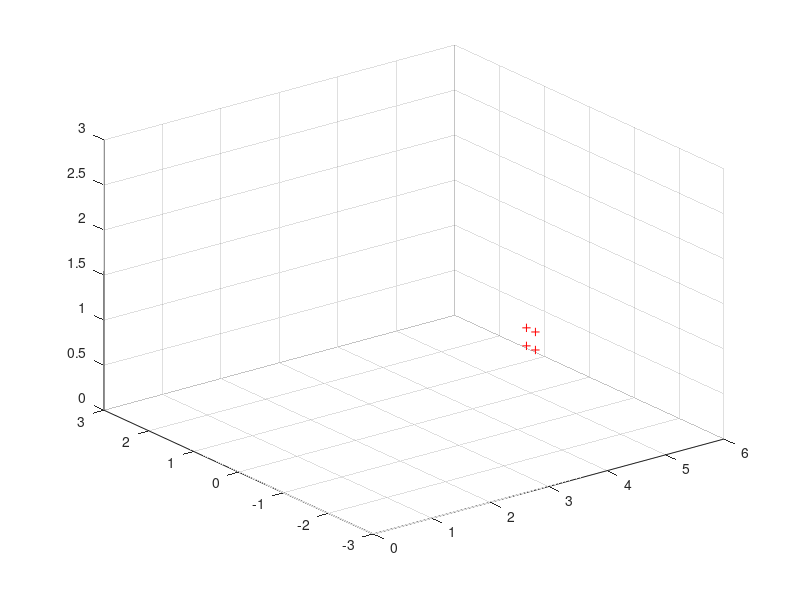

Here is the MATLAB script that generated this plot: (Note: this script raises an error after producing the figure.)
% Landmark positions
Olm_w = [[5; -0.1; 0.5] [5; 0.1; 0.5] [5; 0.1; 0.7] [5; -0.1; 0.7]];
%Olm_w = [5; -0.1; 1.5];
Nlm = 4;
cm_height = 0.26;

fig3DSim = figure;
plot3(Olm_w(1,:),Olm_w(2,:),Olm_w(3,:),'+r');

% Setup of the scene
grid on;
hold on;
axis([0 6 -3 3 0 3]);

% Center of mass desired position
Odcm_w = [2; -0.5; cm_height; 0; 0; degtorad(0)];
%Odcm_w = [1; 0.5; cm_height; 0; 0; 0];
Tdcm_w = computeTransfMatrix(Odcm_w);
drawAxis(Tdcm_w,true);

% Desired camera position with respect of center of mass
%Odcam_cm = [0; 0; 0.26; degtorad([0; 90; -15])];
Odcam_cm = [0; 0; 0.26; 0; degtorad(90); 0];
Tdcam_cm = computeTransfMatrix(Odcam_cm);
Tcm_dcam = inv(Tdcam_cm);

% Desired camera position
Tdcam_w = Tdcm_w*Tdcam_cm;
Tw_dcam = inv(Tdcam_w);
drawAxis(Tdcam_w,true);

% Projection in the desired position
Olm_dcam = Tw_dcam*[Olm_w;ones(1,Nlm)];
lmd_proj = projectToImagePlane(Olm_dcam);

fig2DProj = figure;
plot(lmd_proj(1,:),lmd_proj(2,:),'+c');
hold on;
grid on;
%axis([-0.4 0.0 -0.2 0.2 ])

colors = get(0,'DefaultAxesColorOrder');

weightsMatrix = diag(2.^(0:mpc.N-1));
%weightsMatrix = eye(mpc.N);

% Angle controller
pid_theta_com.state = degtorad(0.0);
pid_theta_com.gain_prop = 0.01;
pid_theta_com.gain_int = 0.0;
pid_theta_com.gain_deriv = 0.0;
pid_theta_com.error = 0.0;
pid_theta_com.cum_error = 0.0;
pid_theta_com.diff_error = 0.0;
pid_theta_com.prev_error = pid_theta_com.error;
pid_theta_com.reference = Odcm_w(6);

vs_limits.u_min = -0.04;
vs_limits.u_max = inf;
vs_limits.v_min = -inf;
vs_limits.v_max = 0.04;